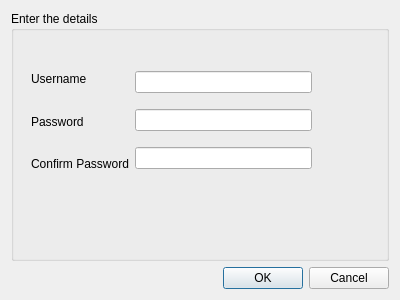
<?xml version="1.0" encoding="UTF-8"?>
<ui version="4.0">
 <class>NewAccount</class>
 <widget class="QDialog" name="NewAccount">
  <property name="geometry">
   <rect>
    <x>0</x>
    <y>0</y>
    <width>400</width>
    <height>300</height>
   </rect>
  </property>
  <property name="windowTitle">
   <string>Dialog</string>
  </property>
  <layout class="QVBoxLayout" name="verticalLayout_3">
   <item>
    <layout class="QVBoxLayout" name="verticalLayout_2">
     <item>
      <widget class="QGroupBox" name="groupBox">
       <property name="title">
        <string>Enter the details</string>
       </property>
       <widget class="QWidget" name="">
        <property name="geometry">
         <rect>
          <x>20</x>
          <y>50</y>
          <width>281</width>
          <height>121</height>
         </rect>
        </property>
        <layout class="QHBoxLayout" name="horizontalLayout">
         <item>
          <layout class="QVBoxLayout" name="verticalLayout_4">
           <item>
            <widget class="QLabel" name="label">
             <property name="text">
              <string>Username</string>
             </property>
            </widget>
           </item>
           <item>
            <widget class="QLabel" name="label_2">
             <property name="text">
              <string>Password</string>
             </property>
            </widget>
           </item>
           <item>
            <widget class="QLabel" name="label_3">
             <property name="text">
              <string>Confirm Password</string>
             </property>
            </widget>
           </item>
          </layout>
         </item>
         <item>
          <layout class="QVBoxLayout" name="verticalLayout">
           <item>
            <widget class="QLineEdit" name="Username_Reg"/>
           </item>
           <item>
            <widget class="QLineEdit" name="Password_Reg">
             <property name="echoMode">
              <enum>QLineEdit::Password</enum>
             </property>
            </widget>
           </item>
           <item>
            <widget class="QLineEdit" name="ConfirmPass_Reg">
             <property name="echoMode">
              <enum>QLineEdit::Password</enum>
             </property>
            </widget>
           </item>
          </layout>
         </item>
        </layout>
       </widget>
      </widget>
     </item>
     <item>
      <widget class="QDialogButtonBox" name="buttonBox">
       <property name="orientation">
        <enum>Qt::Horizontal</enum>
       </property>
       <property name="standardButtons">
        <set>QDialogButtonBox::Cancel|QDialogButtonBox::Ok</set>
       </property>
      </widget>
     </item>
    </layout>
   </item>
  </layout>
 </widget>
 <resources/>
 <connections>
  <connection>
   <sender>buttonBox</sender>
   <signal>accepted()</signal>
   <receiver>NewAccount</receiver>
   <slot>accept()</slot>
   <hints>
    <hint type="sourcelabel">
     <x>248</x>
     <y>254</y>
    </hint>
    <hint type="destinationlabel">
     <x>157</x>
     <y>274</y>
    </hint>
   </hints>
  </connection>
  <connection>
   <sender>buttonBox</sender>
   <signal>rejected()</signal>
   <receiver>NewAccount</receiver>
   <slot>reject()</slot>
   <hints>
    <hint type="sourcelabel">
     <x>316</x>
     <y>260</y>
    </hint>
    <hint type="destinationlabel">
     <x>286</x>
     <y>274</y>
    </hint>
   </hints>
  </connection>
 </connections>
</ui>
